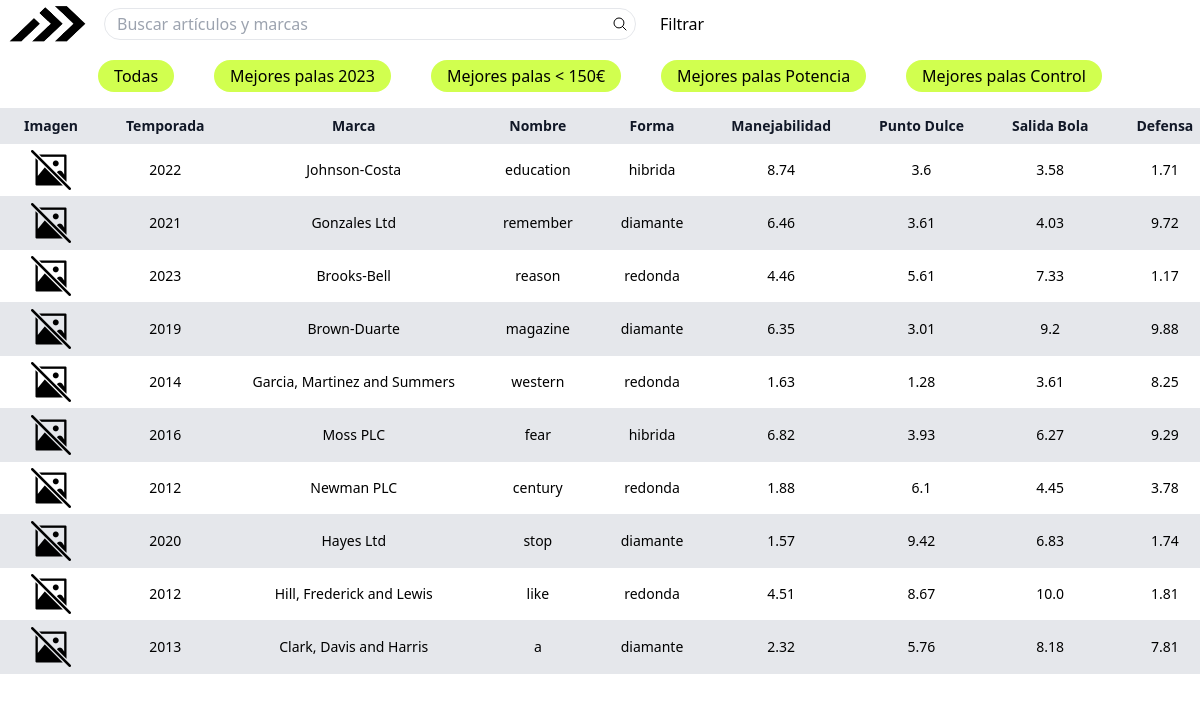
The page / on the database its author committed.
### apps/comparador/models.py (models this page shows, shortened)
class Pala(models.Model):
    palaID = models.AutoField(primary_key=True)
    nombre = models.CharField(max_length=255)
    imagen = models.ImageField(upload_to='palas', null=True, blank=True)
    marca = models.CharField(max_length=255)
    precio = models.FloatField()
    precio_rebaja = models.FloatField()
    temporada = models.IntegerField()
    material_marco = models.CharField(max_length=255)
    material_plano = models.CharField(max_length=255)
    material_goma = models.CharField(max_length=255)
    TACTO_CHOICES = [
        ('Blando', 'Blando'),
        ('Medio-Duro', 'Medio-Duro'),
        ('Duro', 'Duro'),
        ('Medio-Blando', 'Medio-Blando'),
        ('Medio', 'Medio'),
    ]
    tacto = models.CharField(max_length=20, choices=TACTO_CHOICES, null=True, blank=True)
    forma_choices = [
        ('diamante', 'Diamante'),
        ('redonda', 'Redonda'),
        ('hibrida', 'Híbrida'),
    ]
    forma = models.CharField(max_length=10, choices=forma_choices)
    peso = models.CharField(max_length=20)  # Guardado como cadena, por ejemplo, "365-400"
    total_padelzoom = models.FloatField()
    potencia = models.FloatField()
    control = models.FloatField()
    salida_bola = models.FloatField()
    manejabilidad = models.FloatField()
    punto_dulce = models.FloatField()
    fondo_de_pista = models.FloatField()
    volea = models.FloatField()
    bajada_de_pared = models.FloatField()
    bandeja = models.FloatField()
    remate = models.FloatField()
    defensa = models.FloatField()
    ataque = models.FloatField()
    puntuacion_total = models.FloatField()
    balance_choices = [
        ('alto', 'Alto'),
        ('medio', 'Medio'),
        ('bajo', 'Bajo'),
    ]
    balance = models.CharField(max_length=10, choices=balance_choices)

### apps/comparador/views.py (the view)
# urls.py: path('', views.comparador_pala,name='comparador_pala'),
def comparador_pala(request):
    if request.method == 'POST':
        forma = request.POST.get('forma')
        dureza = request.POST.get('dureza')
        balance = request.POST.get('balance')
        precio_min = request.POST.get('precio_min')
        precio_max = request.POST.get('precio_max')
        potencia_min = request.POST.get('potencia_min')
        potencia_max = request.POST.get('potencia_max')
        bandeja_min = request.POST.get('bandeja_min')
        bandeja_max = request.POST.get('bandeja_max')
        bajada_pared_min = request.POST.get('bajada_pared_min')
        bajada_pared_max = request.POST.get('bajada_pared_max')
        fondo_pista_min = request.POST.get('fondo_pista_min')
        fondo_pista_max = request.POST.get('fondo_pista_max')
        remate_min = request.POST.get('remate_min')
        remate_max = request.POST.get('remate_max')
        volea_min = request.POST.get('volea_min')
        volea_max = request.POST.get('volea_max')
        palas = Pala.objects.all()
        if forma != 'todas':
            palas = palas.filter(forma=forma)
        if dureza != 'todas':
            palas = palas.filter(tacto=dureza)
        if balance != 'todas':
            palas = palas.filter(balance=balance)
        palas = palas.filter(
            precio__range=(precio_min, precio_max),
            potencia__range=(potencia_min, potencia_max),
            bandeja__range=(bandeja_min, bandeja_max),
            bajada_de_pared__range=(bajada_pared_min, bajada_pared_max),
            fondo_de_pista__range=(fondo_pista_min, fondo_pista_max),
            remate__range=(remate_min, remate_max),
            volea__range=(volea_min, volea_max),
        ).order_by('-puntuacion_total')
        formas = [
            ('diamante', 'Diamante'),
            ('redonda', 'Redonda'),
            ('hibrida', 'Híbrida'),
        ]
        balances = [
        ('alto', 'Alto'),
        ('medio', 'Medio'),
        ('bajo', 'Bajo'),
        ]
        tactos = [
            ('Blando', 'Blando'),
            ('Medio-Duro', 'Medio-Duro'),
            ('Duro', 'Duro'),
            ('Medio-Blando', 'Medio-Blando'),
            ('Medio', 'Medio'),
        ]
        precio_max=int(precio_max)+1
        context = {
            'formas': formas,
            'palas': palas,
            'balances':balances,
            'tactos':tactos,
            'precio_max': precio_max,
           'precio_min': 1,
            'potencia_max': potencia_max,
            'potencia_min': potencia_min,
            'bandeja_max': bandeja_max,
            'bandeja_min': bandeja_min,
            'bajada_pared_max': bajada_pared_max,
            'bajada_pared_min': bajada_pared_min,
            'fondo_pista_max': fondo_pista_max,
            'fondo_pista_min': fondo_pista_min,
            'remate_max': remate_max,
            'remate_min': remate_min,
            'volea_max': volea_max,
            'volea_min': volea_min,
            'forma_seleccionada': forma,  # Agrega la forma seleccionada al contexto
            'dureza_seleccionada': dureza,  # Agrega la dureza seleccionada al contexto
            'balance_seleccionado': balance,  # Agrega el balance seleccionado al contexto
            'filtro':True,
        }
        return render(request, 'comparador_pala.html', context)
    else:
        precio_max = Pala.objects.aggregate(Max('precio'))['precio__max']
        precio_min = Pala.objects.aggregate(Min('precio'))['precio__min']
        potencia_max = Pala.objects.aggregate(Max('potencia'))['potencia__max']
        potencia_min = Pala.objects.aggregate(Min('potencia'))['potencia__min']
        bandeja_max = Pala.objects.aggregate(Max('bandeja'))['bandeja__max']
        bandeja_min = Pala.objects.aggregate(Min('bandeja'))['bandeja__min']
        bajada_pared_max = Pala.objects.aggregate(Max('bajada_de_pared'))['bajada_de_pared__max']
        bajada_pared_min = Pala.objects.aggregate(Min('bajada_de_pared'))['bajada_de_pared__min']
        fondo_pista_max = Pala.objects.aggregate(Max('fondo_de_pista'))['fondo_de_pista__max']
        fondo_pista_min = Pala.objects.aggregate(Min('fondo_de_pista'))['fondo_de_pista__min']
        remate_max = Pala.objects.aggregate(Max('remate'))['remate__max']
        remate_min = Pala.objects.aggregate(Min('remate'))['remate__min']
        volea_max = Pala.objects.aggregate(Max('volea'))['volea__max']
        volea_min = Pala.objects.aggregate(Min('volea'))['volea__min']
        formas = [
            ('diamante', 'Diamante'),
            ('redonda', 'Redonda'),
            ('hibrida', 'Híbrida'),
        ]
        balances = [
        ('alto', 'Alto'),
        ('medio', 'Medio'),
        ('bajo', 'Bajo'),
        ]
        tactos = [
            ('Blando', 'Blando'),
            ('Medio-Duro', 'Medio-Duro'),
            ('Duro', 'Duro'),
            ('Medio-Blando', 'Medio-Blando'),
            ('Medio', 'Medio'),
        ]
        precio_max=int(precio_max)+1
        palas=Pala.objects.all().order_by('-puntuacion_total')
        context = {
            'formas': formas,
            'palas': palas,
            'balances':balances,
            'tactos':tactos,
            'precio_max': precio_max,
            'precio_min': 0,
            'potencia_max': 10,
            'potencia_min': 0,
            'bandeja_max': 10,
            'bandeja_min': 0,
            'bajada_pared_max': 10,
            'bajada_pared_min': 0,
            'fondo_pista_max': 10,
            'fondo_pista_min': 0,
            'remate_max': 10,
            'remate_min': 0,
            'volea_max': 10,
            'volea_min': 0,
            'filtro':True,
        }
        return render(request, 'comparador_pala.html', context)

### apps/comparador/templates/comparador_pala.html (shortened to what this page needs)
{% load static %}
<!DOCTYPE html>
<html lang="es">
<head>
	<link rel="stylesheet" href='{% static "css/output.css" %}'>
</head>
<body class="h-screen">
	<header class="flex flex-col w-full">
		<div class="flex w-full gap-2 px-2 pt-1 bg-white md:gap-4">
			<div class="h-10 w-18 min-w-max">
				<picture>
					<source srcset="../../../static/img/Logo.webp" type="image/webp">
					<img src="../../../static/img/Logo.png" alt="Logo" class="w-full h-full">
				</picture>
			</div>
			<nav class="flex items-center justify-between flex-auto gap-6">
				<form action="" class="flex flex-1">
					<div class="relative w-full">
						<input type="search" id="searchBar" name="searchBar" class="w-full h-8 p-3 border rounded-full" placeholder="Buscar artículos y marcas">
						<svg class="absolute w-4 h-4 right-2 top-2" xmlns="http://www.w3.org/2000/svg" fill="none" viewBox="0 0 24 24" stroke-width="1.5" stroke="currentColor">
							<path stroke-linecap="round" stroke-linejoin="round" d="M21 21l-5.197-5.197m0 0A7.5 7.5 0 105.196 5.196a7.5 7.5 0 0010.607 10.607z" />
						</svg>
					</div>
				</form>
				<div id="headerList" class="w-full md:w-auto flex flex-1 bg-[rgb(53,58,61)] md:bg-inherit" role="navigation">
					<ul class="w-full py-0.5 border-b border-gray-300 md:border-none flex justify-evenly md:justify-normal gap-x-1 md:gap-x-4 whitespace-nowrap font-medium text-white md:text-inherit">
						{% if filtro %}
						<li><a href="#" id="hamburgerMenu" class="inline">Filtrar</a></li>
						{% endif %}
					</ul>
				</div>
			</nav>
		</div>
	</header>
	<ul id="quickFilters" class="flex flex-wrap justify-center gap-2 my-4 whitespace-nowrap lg:gap-x-10">
		<li class="bg-[#D1FF4F] px-4 py-1 rounded-full border-[1px] border-gray-600"><a href="{% url 'comparador_pala' %}">Todas</a></li>
		<li class="bg-[#D1FF4F] px-4 py-1 rounded-full border-[1px] border-gray-600"><a href="{% url 'mejores_palas_2023' %}">Mejores palas 2023</a></li>
		<li class="bg-[#D1FF4F] px-4 py-1 rounded-full border-[1px] border-gray-600"><a href="{% url 'mejores_palas_150' %}">Mejores palas &lt; 150€</a></li>
		<li class="bg-[#D1FF4F] px-4 py-1 rounded-full border-[1px] border-gray-600"><a href="{% url 'mejores_palas_ataque' %}">Mejores palas Potencia</a></li>
		<li class="bg-[#D1FF4F] px-4 py-1 rounded-full border-[1px] border-gray-600"><a href="{% url 'mejores_palas_defensa' %}">Mejores palas Control</a></li>
	</ul>
	<main>
		{% if palas %}
			<div class="relative overflow-x-auto">
				<table class="w-full text-sm text-left rtl:text-right">
					<thead class="text-sm text-gray-900 bg-gray-200">
						<tr class="text-center">
							<th scope="col" class="px-6 py-2 whitespace-nowrap">Imagen</th>
							<th scope="col" class="px-6 py-2 whitespace-nowrap">Temporada</th>
							<th scope="col" class="px-6 py-2 whitespace-nowrap">Marca</th>
							<th scope="col" class="px-6 py-2 whitespace-nowrap">Nombre</th>
							<th scope="col" class="px-6 py-2 whitespace-nowrap">Forma</th>
							<th scope="col" class="px-6 py-2 whitespace-nowrap">Manejabilidad</th>
							<th scope="col" class="px-6 py-2 whitespace-nowrap">Punto Dulce</th>
							<th scope="col" class="px-6 py-2 whitespace-nowrap">Salida Bola</th>
							<th scope="col" class="px-6 py-2 whitespace-nowrap">Defensa</th>
						</tr>
					</thead>
					<tbody class="text-center">
						{% for pala in palas %}
							<tr class="bg-white border-b">
								<td class="flex items-center justify-center">
									<a href="{% url 'mostrar_pala' pk=pala.pk %}">
										{% if pala.imagen %}
											<img src="{{ pala.imagen.url }}" alt="{{ pala.nombre }}" width="50px" height="50px">
										{% else %}
											<picture>
												<source srcset='{% static "img/no-image-found.webp" %}' type="image/webp">
												<img src='{% static "img/no-image-found.png" %}' alt="{{ pala.nombre }}" width="50px" height="50px">
											</picture>
										{% endif %}
									</a>
								</td>
								<td class="px-6 py-2 whitespace-nowrap">
									<a href="{% url 'mostrar_pala' pk=pala.pk %}">{{ pala.temporada }}</a>
								</td>
								<td class="px-6 py-2 whitespace-nowrap">
									<a href="{% url 'mostrar_pala' pk=pala.pk %}">{{ pala.marca }}</a>
								</td>
								<td class="px-6 py-2 whitespace-nowrap">
									<a href="{% url 'mostrar_pala' pk=pala.pk %}">{{ pala.nombre }}</a>
								</td>
								<td class="px-6 py-2 whitespace-nowrap">
									<a href="{% url 'mostrar_pala' pk=pala.pk %}">{{ pala.forma }}</a>
								</td>
								<td class="px-6 py-2 whitespace-nowrap">
									<a href="{% url 'mostrar_pala' pk=pala.pk %}">{{ pala.manejabilidad }}</a>
								</td>
								<td class="px-6 py-2 whitespace-nowrap">
									<a href="{% url 'mostrar_pala' pk=pala.pk %}">{{ pala.punto_dulce }}</a>
								</td>
								<td class="px-6 py-2 whitespace-nowrap">
									<a href="{% url 'mostrar_pala' pk=pala.pk %}">{{ pala.salida_bola }}</a>
								</td>
								<td class="px-6 py-2 whitespace-nowrap">
									<a href="{% url 'mostrar_pala' pk=pala.pk %}">{{ pala.defensa }}</a>
								</td>
							</tr>
						{% endfor %}
					</tbody>
				</table>
			</div>
		{% else %}
			<p>No se encontraron palas que coincidan con los filtros.</p>
		{% endif %}
	</main>
</body>
</html>

### rows shown on the page
Pala: temporada "2022", marca "Johnson-Costa", nombre "education", forma "hibrida", manejabilidad "8.74", punto_dulce "3.6", salida_bola "3.58", defensa "1.71"
Pala: temporada "2021", marca "Gonzales Ltd", nombre "remember", forma "diamante", manejabilidad "6.46", punto_dulce "3.61", salida_bola "4.03", defensa "9.72"
Pala: temporada "2023", marca "Brooks-Bell", nombre "reason", forma "redonda", manejabilidad "4.46", punto_dulce "5.61", salida_bola "7.33", defensa "1.17"
Pala: temporada "2019", marca "Brown-Duarte", nombre "magazine", forma "diamante", manejabilidad "6.35", punto_dulce "3.01", salida_bola "9.2", defensa "9.88"
Pala: temporada "2014", marca "Garcia, Martinez and Summers", nombre "western", forma "redonda", manejabilidad "1.63", punto_dulce "1.28", salida_bola "3.61", defensa "8.25"
Pala: temporada "2016", marca "Moss PLC", nombre "fear", forma "hibrida", manejabilidad "6.82", punto_dulce "3.93", salida_bola "6.27", defensa "9.29"
Pala: temporada "2012", marca "Newman PLC", nombre "century", forma "redonda", manejabilidad "1.88", punto_dulce "6.1", salida_bola "4.45", defensa "3.78"
Pala: temporada "2020", marca "Hayes Ltd", nombre "stop", forma "diamante", manejabilidad "1.57", punto_dulce "9.42", salida_bola "6.83", defensa "1.74"
Pala: temporada "2012", marca "Hill, Frederick and Lewis", nombre "like", forma "redonda", manejabilidad "4.51", punto_dulce "8.67", salida_bola "10.0", defensa "1.81"
Pala: temporada "2013", marca "Clark, Davis and Harris", nombre "a", forma "diamante", manejabilidad "2.32", punto_dulce "5.76", salida_bola "8.18", defensa "7.81"
